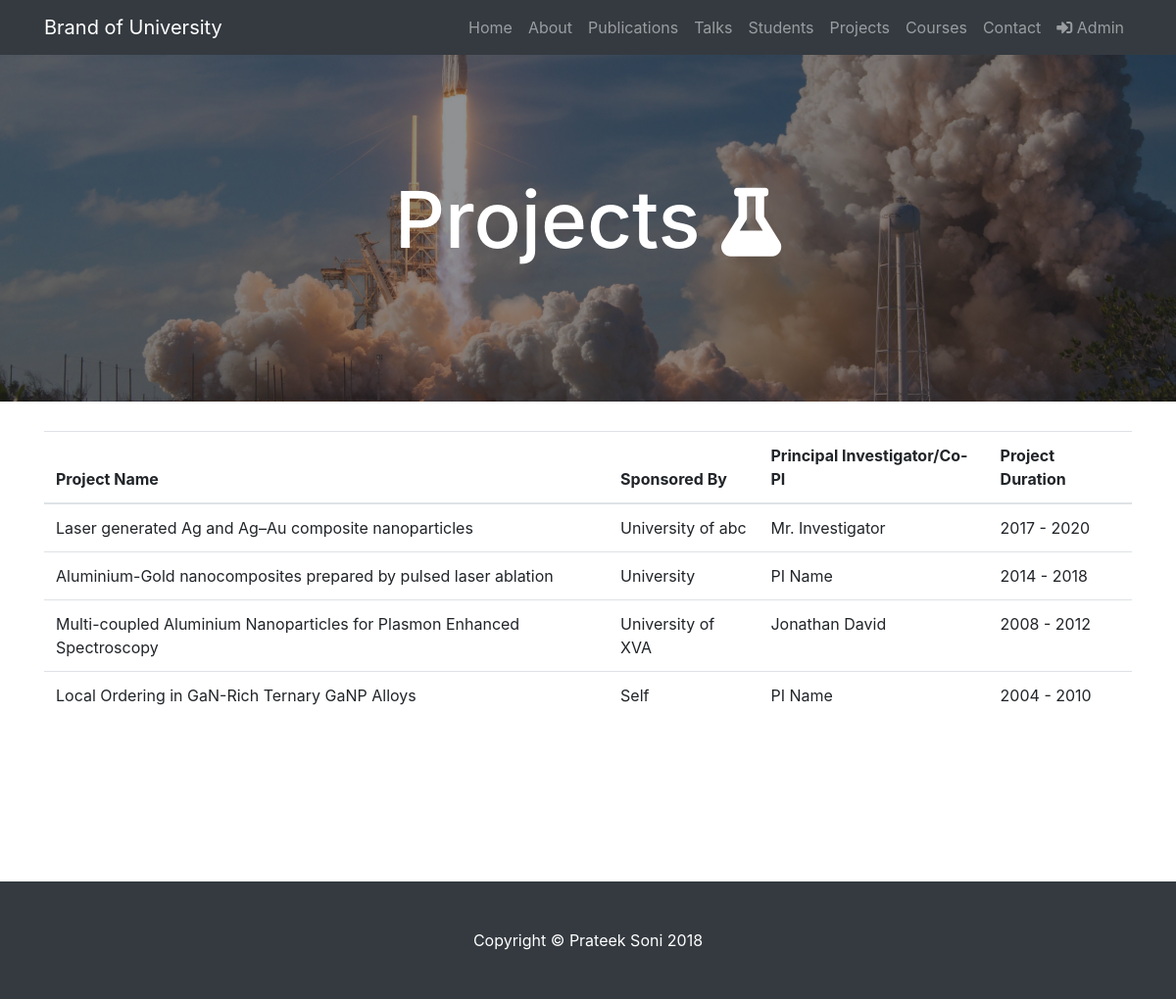
/projects/, run on the app's committed database.
### basic_app/models.py (models this page shows, shortened)
class Project(models.Model):
    name = models.CharField(max_length=256,blank=False)
    sponsored = models.CharField(max_length=256,blank=False)
    principal_investigator = models.CharField(max_length=100,blank=False)
    start_year = models.SmallIntegerField(blank=False)
    end_year = models.SmallIntegerField(blank=True)

### basic_app/views.py (the view)
# urls.py: url(r'^projects/$',views.ProjectView.as_view(),name='project'),
class ProjectView(ListView):
    context_object_name = 'projects'
    model = Project
    template_name = 'basic_app/project.html'
    def get_queryset(self):
        return Project.objects.filter().order_by('-end_year')

### templates/basic_app/project.html
{% extends 'basic_app/base.html'%}
{% load staticfiles %}
{% block body_block %}
<header class="masthead" style="background-image: url({% static 'images/project.jpg'%})">
  <div class="overlay"></div>
  <div class="container">
    <div class="row">
      <div class="col-lg-8 col-md-10 mx-auto">
        <div class="page-heading">
          <h1>Projects <i class="fas fa-flask"></i></h1>
        </div>
      </div>
    </div>
  </div>
</header>
  <section class="content">
    <div class="container">
      <div class="row">
        <div class="col-lg-12 mx-auto">
          <table class="table table-hover">
            <thead>
              <tr>
                <th>Project Name</th>
                <th>Sponsored By</th>
                <th>Principal Investigator/Co-PI</th>
                <th>Project Duration</th>
              </tr>
            </thead>
            <tbody>
              {% for project in projects %}
              <tr>
                <td>{{project.name}}</td>
                <td>{{project.sponsored}}</td>
                <td>{{project.principal_investigator}}</td>
                <td>{{project.start_year}} - {{project.end_year}}</td>
              </tr>
              {% endfor %}
            </tbody>
          </table>
        </div>
      </div>
    </div>
  </section>
{% endblock %}

### static/css/scrolling-nav.css (style rules this page uses)
header { padding: 154px 0 100px; }
@media (min-width: 992px) { header { padding: 156px 0 100px; } }
section { padding: 150px 0; }

### static/css/custom.css (style rules this page uses)
.row div i { font-size: 70px; margin-bottom: 20px; }
.content { padding-top: 30px; }
header.masthead { margin-bottom: 0px; background: no-repeat center center; background-color: #868e96; background-attachment: scroll; position: relative; -webkit-background-size: cover; -moz-background-size: cover; -o-background-size: cover; background-size: cover; }
header.masthead .overlay { position: absolute; top: 0; left: 0; height: 100%; width: 100%; background-color: #212529; opacity: 0.5; }
header.masthead .page-heading, header.masthead .post-heading, header.masthead .site-heading { padding: 200px 0 150px; color: white; }
@media only screen and (min-width: 768px) { header.masthead .page-heading, header.masthead .post-heading, header.masthead .site-heading { padding: 20px 0; } }
header.masthead .page-heading, header.masthead .site-heading { text-align: center; }
header.masthead .page-heading h1, header.masthead .site-heading h1 { font-size: 50px; margin-top: 0; }
@media only screen and (min-width: 768px) { header.masthead .page-heading h1, header.masthead .site-heading h1 { font-size: 80px; } }

### data on the page
Project: name "Laser generated Ag and Ag–Au composite nanoparticles", sponsored "University of abc", principal_investigator "Mr. Investigator", start_year "2017", end_year "2020"
Project: name "Aluminium-Gold nanocomposites prepared by pulsed laser ablation", sponsored "University", principal_investigator "PI Name", start_year "2014", end_year "2018"
Project: name "Multi-coupled Aluminium Nanoparticles for Plasmon Enhanced Spectroscopy", sponsored "University of XVA", principal_investigator "Jonathan David", start_year "2008", end_year "2012"
Project: name "Local Ordering in GaN-Rich Ternary GaNP Alloys", sponsored "Self", principal_investigator "PI Name", start_year "2004", end_year "2010"
